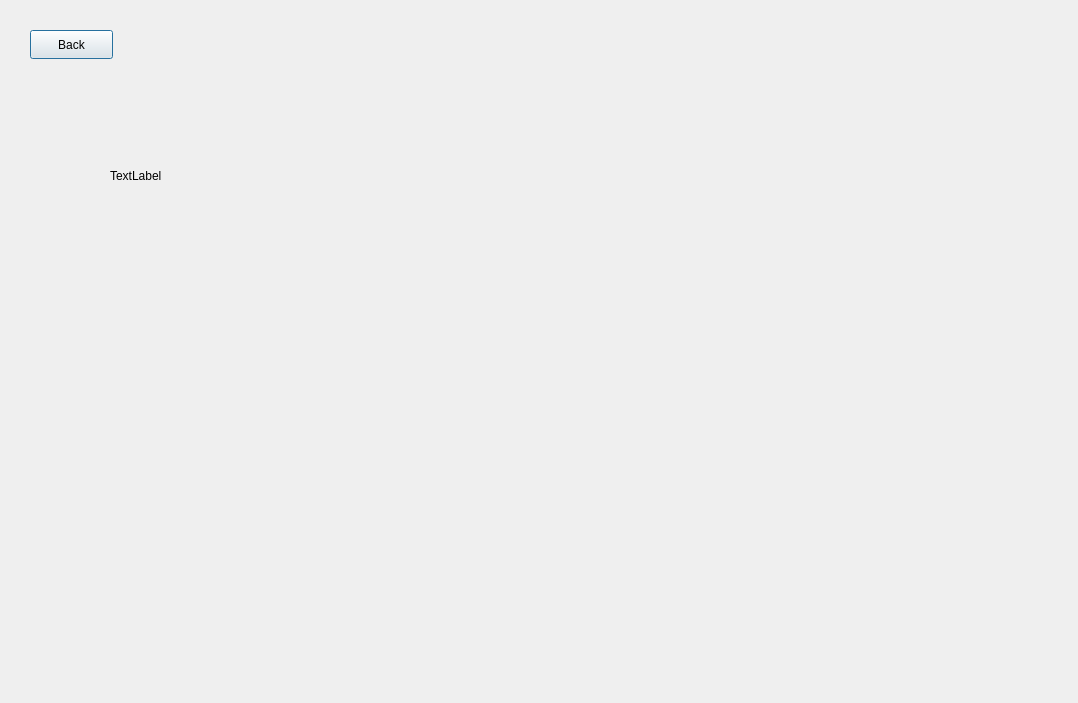
<?xml version="1.0" encoding="UTF-8"?>
<ui version="4.0">
 <class>itemShopWindow</class>
 <widget class="QDialog" name="itemShopWindow">
  <property name="geometry">
   <rect>
    <x>0</x>
    <y>0</y>
    <width>1078</width>
    <height>703</height>
   </rect>
  </property>
  <property name="windowTitle">
   <string>Dialog</string>
  </property>
  <widget class="QPushButton" name="back">
   <property name="geometry">
    <rect>
     <x>30</x>
     <y>30</y>
     <width>83</width>
     <height>29</height>
    </rect>
   </property>
   <property name="text">
    <string>Back</string>
   </property>
  </widget>
  <widget class="QLabel" name="Crusher_Image">
   <property name="geometry">
    <rect>
     <x>110</x>
     <y>120</y>
     <width>121</width>
     <height>111</height>
    </rect>
   </property>
   <property name="text">
    <string>TextLabel</string>
   </property>
  </widget>
 </widget>
 <resources/>
 <connections/>
</ui>
